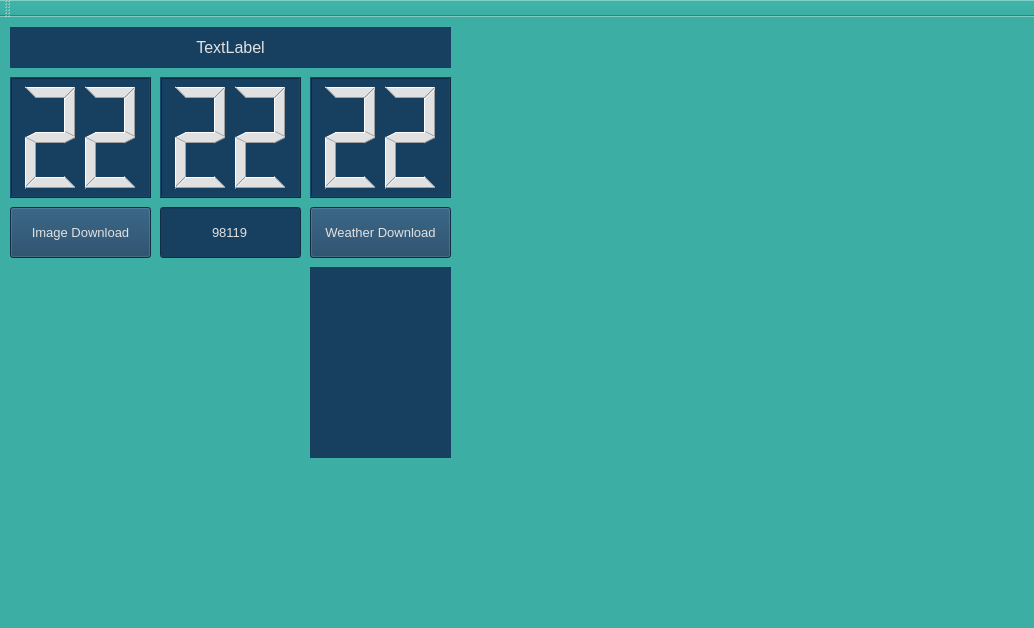
<?xml version="1.0" encoding="UTF-8"?>
<ui version="4.0">
 <class>MainWindow</class>
 <widget class="QMainWindow" name="MainWindow">
  <property name="geometry">
   <rect>
    <x>0</x>
    <y>0</y>
    <width>1034</width>
    <height>628</height>
   </rect>
  </property>
  <property name="windowTitle">
   <string>MainWindow</string>
  </property>
  <property name="styleSheet">
   <string notr="true">background-color: rgb(60, 174, 163);</string>
  </property>
  <widget class="QWidget" name="centralWidget">
   <widget class="QLCDNumber" name="hourLCD">
    <property name="geometry">
     <rect>
      <x>10</x>
      <y>60</y>
      <width>141</width>
      <height>121</height>
     </rect>
    </property>
    <property name="styleSheet">
     <string notr="true">color: rgb(225, 225, 225);
background-color: rgb(23, 63, 95);</string>
    </property>
    <property name="digitCount">
     <number>2</number>
    </property>
    <property name="intValue" stdset="0">
     <number>22</number>
    </property>
   </widget>
   <widget class="QLCDNumber" name="minLCD">
    <property name="geometry">
     <rect>
      <x>160</x>
      <y>60</y>
      <width>141</width>
      <height>121</height>
     </rect>
    </property>
    <property name="styleSheet">
     <string notr="true">color: rgb(225, 225, 225);
background-color: rgb(23, 63, 95);</string>
    </property>
    <property name="digitCount">
     <number>2</number>
    </property>
    <property name="intValue" stdset="0">
     <number>22</number>
    </property>
   </widget>
   <widget class="QLCDNumber" name="secLCD">
    <property name="geometry">
     <rect>
      <x>310</x>
      <y>60</y>
      <width>141</width>
      <height>121</height>
     </rect>
    </property>
    <property name="styleSheet">
     <string notr="true">color: rgb(225, 225, 225);
background-color: rgb(23, 63, 95);</string>
    </property>
    <property name="digitCount">
     <number>2</number>
    </property>
    <property name="intValue" stdset="0">
     <number>22</number>
    </property>
   </widget>
   <widget class="QPushButton" name="imageDownloadButton">
    <property name="geometry">
     <rect>
      <x>10</x>
      <y>190</y>
      <width>141</width>
      <height>51</height>
     </rect>
    </property>
    <property name="font">
     <font>
      <pointsize>10</pointsize>
     </font>
    </property>
    <property name="autoFillBackground">
     <bool>false</bool>
    </property>
    <property name="styleSheet">
     <string notr="true">background-color: rgb(23, 63, 95);
color: rgb(225, 225, 225);</string>
    </property>
    <property name="text">
     <string>Image Download</string>
    </property>
   </widget>
   <widget class="QLabel" name="imageLabel">
    <property name="geometry">
     <rect>
      <x>10</x>
      <y>250</y>
      <width>291</width>
      <height>191</height>
     </rect>
    </property>
    <property name="styleSheet">
     <string notr="true"/>
    </property>
    <property name="text">
     <string/>
    </property>
   </widget>
   <widget class="QLineEdit" name="zipCodeEdit">
    <property name="geometry">
     <rect>
      <x>160</x>
      <y>190</y>
      <width>141</width>
      <height>51</height>
     </rect>
    </property>
    <property name="font">
     <font>
      <pointsize>10</pointsize>
     </font>
    </property>
    <property name="styleSheet">
     <string notr="true">background-color: rgb(23, 63, 95);
color: rgb(225, 225, 225);</string>
    </property>
    <property name="text">
     <string>98119</string>
    </property>
    <property name="alignment">
     <set>Qt::AlignCenter</set>
    </property>
   </widget>
   <widget class="QPushButton" name="weatherDownloadButton">
    <property name="geometry">
     <rect>
      <x>310</x>
      <y>190</y>
      <width>141</width>
      <height>51</height>
     </rect>
    </property>
    <property name="font">
     <font>
      <pointsize>10</pointsize>
     </font>
    </property>
    <property name="autoFillBackground">
     <bool>false</bool>
    </property>
    <property name="styleSheet">
     <string notr="true">background-color: rgb(23, 63, 95);
color: rgb(225, 225, 225);</string>
    </property>
    <property name="text">
     <string>Weather Download</string>
    </property>
   </widget>
   <widget class="QLabel" name="weatherLabel">
    <property name="geometry">
     <rect>
      <x>310</x>
      <y>250</y>
      <width>141</width>
      <height>191</height>
     </rect>
    </property>
    <property name="font">
     <font>
      <pointsize>11</pointsize>
     </font>
    </property>
    <property name="styleSheet">
     <string notr="true">color: rgb(225, 225, 225);
background-color: rgb(23, 63, 95);</string>
    </property>
    <property name="text">
     <string/>
    </property>
    <property name="alignment">
     <set>Qt::AlignHCenter|Qt::AlignTop</set>
    </property>
   </widget>
   <widget class="QLabel" name="Greeting">
    <property name="geometry">
     <rect>
      <x>10</x>
      <y>10</y>
      <width>441</width>
      <height>41</height>
     </rect>
    </property>
    <property name="font">
     <font>
      <pointsize>12</pointsize>
     </font>
    </property>
    <property name="styleSheet">
     <string notr="true">color: rgb(225, 225, 225);
background-color: rgb(23, 63, 95);</string>
    </property>
    <property name="text">
     <string>TextLabel</string>
    </property>
    <property name="alignment">
     <set>Qt::AlignCenter</set>
    </property>
   </widget>
   <widget class="QLabel" name="DigitalPhotoFrame">
    <property name="geometry">
     <rect>
      <x>460</x>
      <y>10</y>
      <width>521</width>
      <height>431</height>
     </rect>
    </property>
    <property name="font">
     <font>
      <pointsize>11</pointsize>
     </font>
    </property>
    <property name="text">
     <string/>
    </property>
   </widget>
   <widget class="QLabel" name="weatherIcon">
    <property name="geometry">
     <rect>
      <x>310</x>
      <y>360</y>
      <width>141</width>
      <height>81</height>
     </rect>
    </property>
    <property name="styleSheet">
     <string notr="true">background-color: rgb(23, 63, 95);</string>
    </property>
    <property name="text">
     <string/>
    </property>
   </widget>
  </widget>
  <widget class="QMenuBar" name="menuBar">
   <property name="geometry">
    <rect>
     <x>0</x>
     <y>0</y>
     <width>1034</width>
     <height>21</height>
    </rect>
   </property>
  </widget>
  <widget class="QToolBar" name="mainToolBar">
   <attribute name="toolBarArea">
    <enum>TopToolBarArea</enum>
   </attribute>
   <attribute name="toolBarBreak">
    <bool>false</bool>
   </attribute>
  </widget>
  <widget class="QStatusBar" name="statusBar"/>
 </widget>
 <layoutdefault spacing="6" margin="11"/>
 <resources/>
 <connections/>
</ui>
